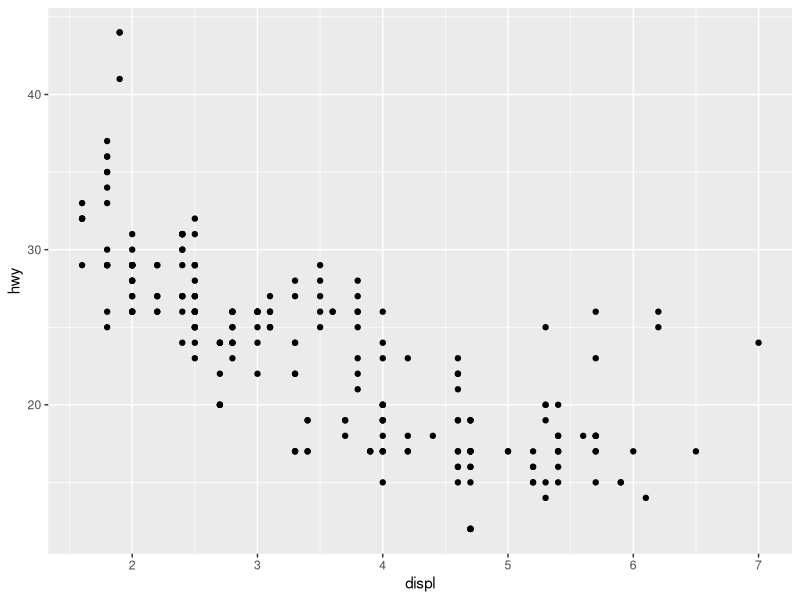
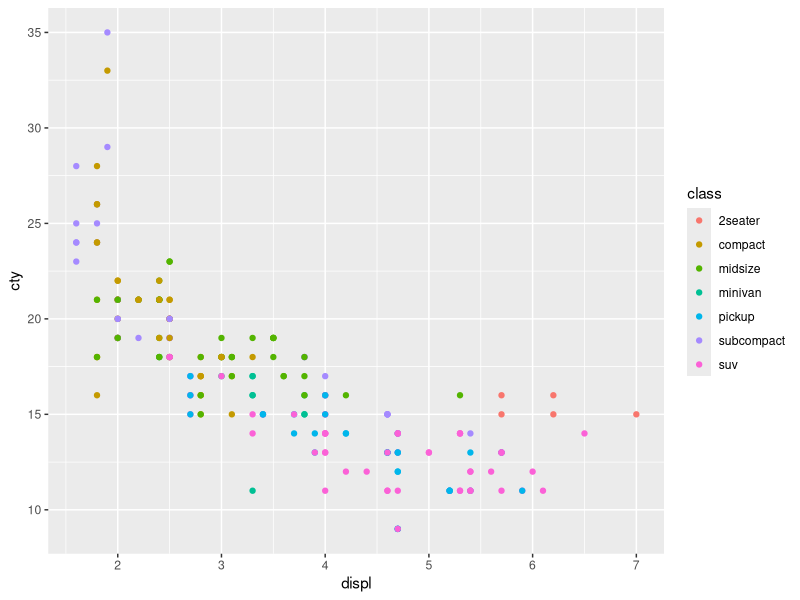
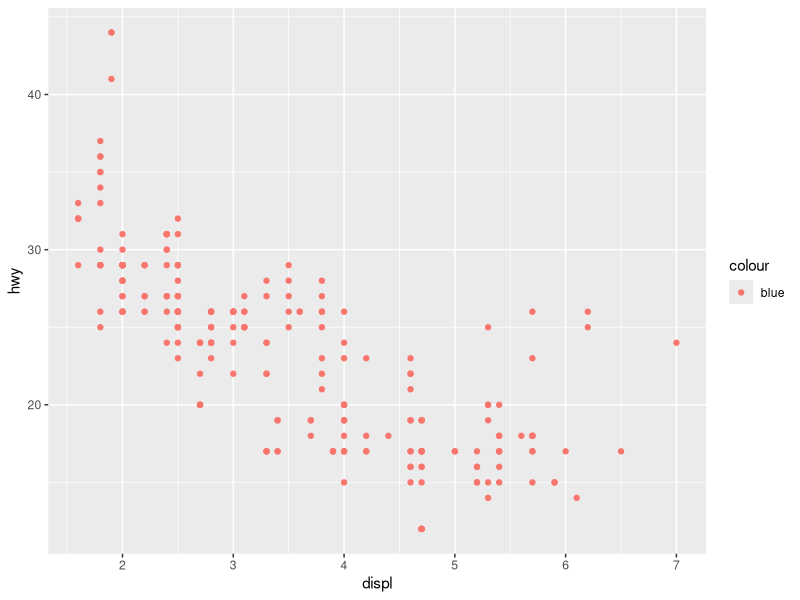
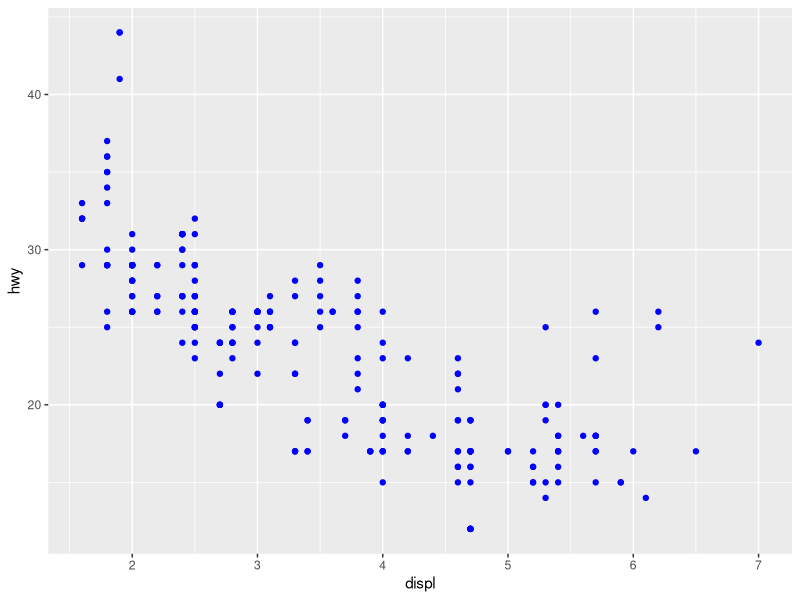
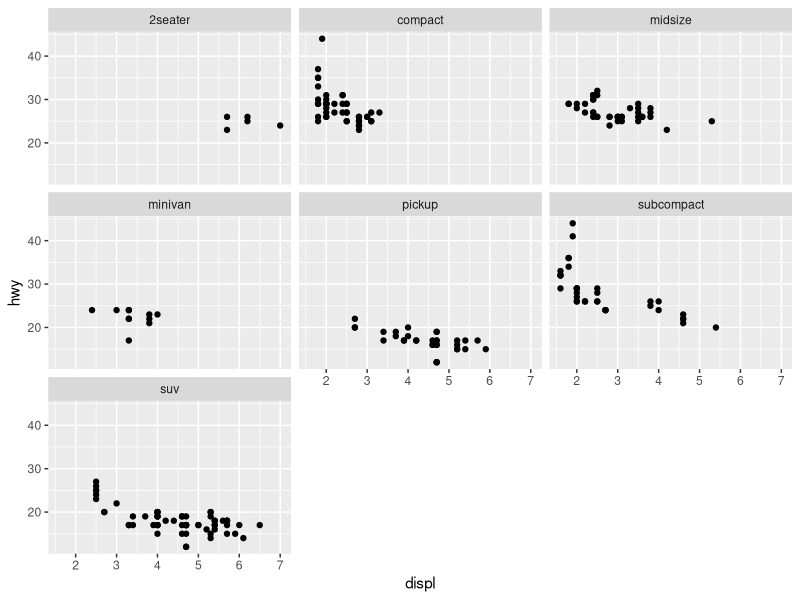
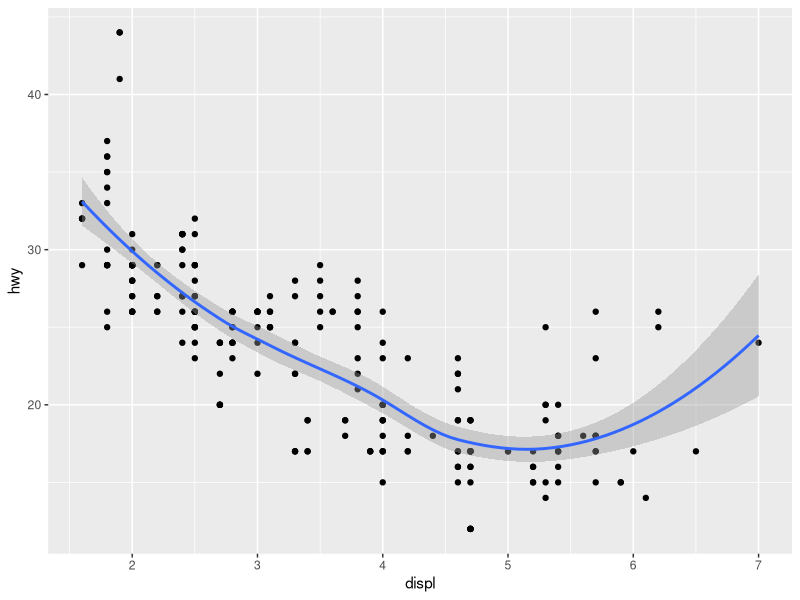
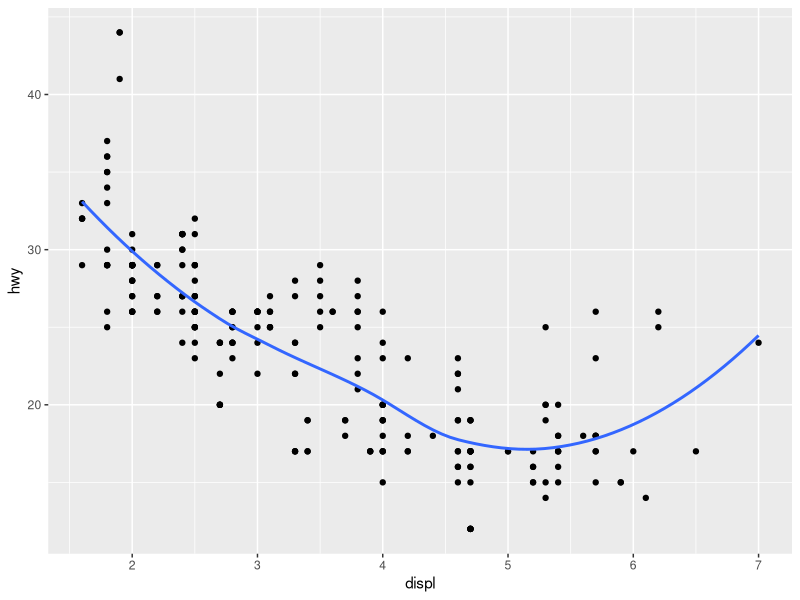
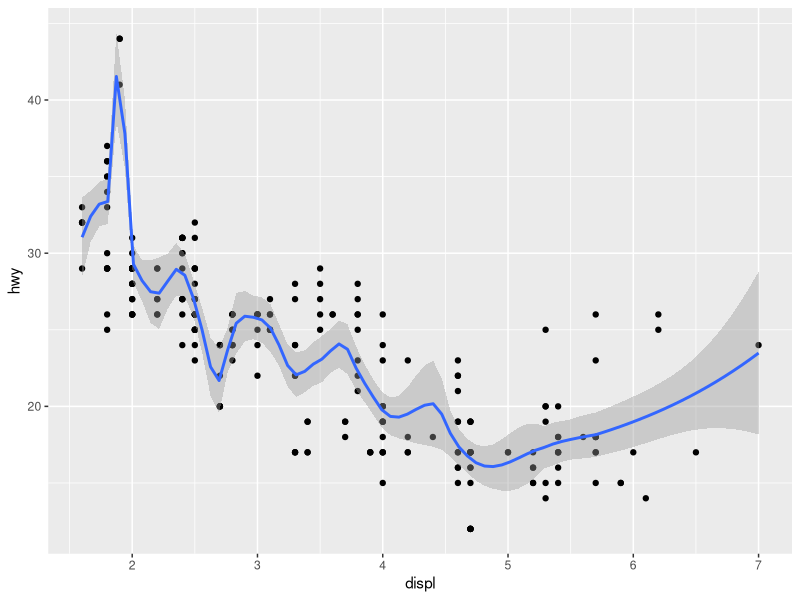

Write the R code that produced these figures, in order.
require(data.table)
require(ggplot2)
require(dplyr)
require(mgcv)
require(MASS)
require(ggthemes)

mpg

# 1.) List fine functions that you could use to get more information about the mpg dataset.

head(mpg)
summary(mpg)
View(mpg)
str(mpg)
glimpse(mpg)
class(mpg)

# 2.) How can you find out what other datasets are included with ggplot2?
pkg.data <- data(package = "ggplot2")
pkgs <- as.data.table(pkg.data$results)[,3:4]

pkgs

# 2.3
ggplot(mpg, aes(x = displ, y = hwy)) +
	geom_point()

# 2.4

ggplot(mpg, aes(displ, cty, colour = class)) +
	geom_point()

ggplot(mpg, aes(displ, hwy)) + geom_point(aes(colour = "blue"))
ggplot(mpg, aes(displ, hwy)) + geom_point(colour = "blue")

ggplot(mpg, aes(displ, hwy)) +
	geom_point() +
	facet_wrap(~class)

?facet_wrap

# 2.6, Geoms

ggplot(mpg, aes(displ, hwy)) +
	geom_point() +
	geom_smooth()

ggplot(mpg, aes(displ, hwy)) +
	geom_point() +
	geom_smooth(se = FALSE)

ggplot(mpg, aes(displ, hwy)) +
	geom_point() +
	geom_smooth(span = 0.2)

ggplot(mpg, aes(displ, hwy)) +
	geom_point() +
	geom_smooth(span = 1)

ggplot(mpg, aes(displ, hwy)) +
	geom_point() +
	geom_smooth(method = "gam", formula = y ~ s(x))

p1 <- ggplot(mpg, aes(displ, hwy)) +
	geom_point() +
	geom_smooth(method = "lm")

# debug data
ggplot_build(p1)$data

ggplot(mpg, aes(displ, hwy)) +
	geom_point() +
	geom_smooth(method = "rlm")

ggplot(mpg, aes(drv, hwy)) +
	geom_point()

ggplot(mpg, aes(drv, hwy)) + geom_jitter()
ggplot(mpg, aes(drv, hwy)) + geom_boxplot()
ggplot(mpg, aes(drv, hwy)) + geom_violin()

ggplot(mpg, aes(hwy)) + geom_histogram()

ggplot(mpg, aes(hwy)) + geom_freqpoly()

ggplot(mpg, aes(hwy)) + geom_freqpoly( binwidth = 2.5 )
ggplot(mpg, aes(hwy)) + geom_freqpoly(binwidth = 1)

ggplot(mpg, aes(displ, colour = drv)) +
	geom_freqpoly(binwidth = 0.5)

ggplot(mpg, aes(displ, fill = drv)) +
	geom_histogram(binwidth = 0.5) +
	facet_wrap(~drv, ncol = 1)

ggplot(mpg, aes(manufacturer)) +
	geom_bar()

drugs <- data.frame(
	 drug = c("a", "b", "c"),
	 effect = c(4.2, 9.7, 6.1))

ggplot(drugs, aes(drug, effect)) + geom_bar(stat = "identity")
ggplot(drugs, aes(drug, effect)) + geom_point()

ggplot(economics, aes(date, unemploy / pop)) +
	geom_line()

ggplot(economics, aes(date, uempmed)) +
	geom_line()

ggplot(economics, aes(unemploy / pop, uempmed)) +
	geom_point() +
	geom_path()

year <- function(x) as.POSIXlt(x)$year + 1900
ggplot(economics, aes(unemploy / pop, uempmed)) +
	geom_path(color = "grey50") +
	geom_point(aes(colour = year(date)))

head(mpg)

? reorder

head(diamonds)

ggplot(mpg, aes(reorder(class, hwy, fun = mean), hwy)) + geom_boxplot()


# 2.7

ggplot(mpg, aes(cty, hwy)) +
	geom_point(alpha = 1 / 3)

ggplot(mpg, aes(cty, hwy)) +
	geom_point(alpha = 1 / 3) +
	xlab("city driving (mpg)") +
	ylab("highway driving (mpg)")

ggplot(mpg, aes(cty, hwy)) +
	geom_point(alpha = 1 / 3) +
	xlab(NULL) +
	ylab(NULL)

ggplot(mpg, aes(drv, hwy)) +
	geom_jitter(width = 0.25)

ggplot(mpg, aes(drv, hwy)) +
	geom_jitter(width = 0.25) +
	xlim("f", "r") +
	ylim(20, 30)

ggplot(mpg, aes(drv, hwy)) +
	geom_jitter(width = 0.25, na.rm = TRUE) +
	ylim(NA, 30)

# 2.8

p <- ggplot(mpg, aes(displ, hwy, color = factor(cyl))) +
	geom_point()

print(p)

ggsave("plot.png", width = 5, height = 5)

summary(p)

# Cars with Theme Example

ggplot(mtcars, aes(x = wt, y = mpg, colour = factor(gear))) +
	geom_point() +
	ggtitle("Cars") +
	geom_smooth(method = "lm", se = FALSE) +
	scale_color_fivethirtyeight("cyl") +
	theme_fivethirtyeight()